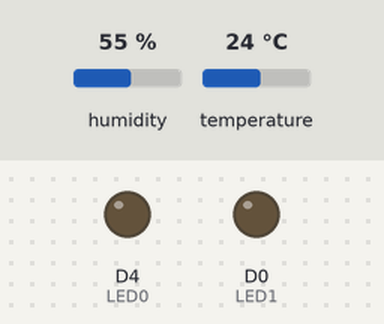
This sketch was run on a simulated ESP8266 (NodeMCU). Shown: output pins drawn as LEDs (lit = HIGH). The test bench sets the inputs (shaded band); at power-on: humidity 55 %, temperature 24 °C. WiFi joins after 1.5 s; servers stay silent unless stated; what the sketch prints to the serial monitor is not drawn.

Above: at 0.1 s.
At 4.8 s:
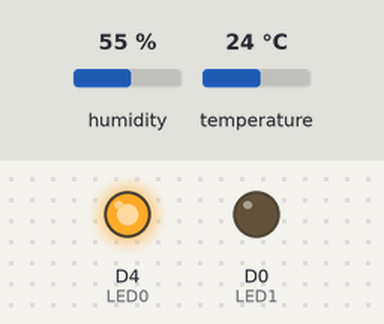
Timing chart, 0 to 6.5 s (numbered marks = the images above):
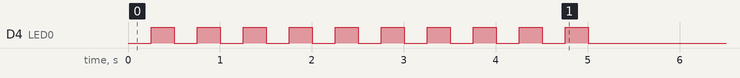

The sketch:

cliente_01_02.ino
```cpp
//------------------------------------------------------------------------------------
// Libraries Needed For This Project
//------------------------------------------------------------------------------------
  #include <EEPROM.h>         // To Be Able To Store & Read Data Between Power Off
  #include <ESP8266WiFi.h>    // The Basic Function Of The ESP NOD MCU
  #include <DHT.h>

//------------------------------------------------------------------------------------
// Defining I/O Pins
//------------------------------------------------------------------------------------
  #define       LED0      2         // WIFI Module LED
  #define       LED1      D0        // Indicate Connectivity With Client #1
  #define       BUTTON    D1        // Connectivity ReInitiate Button
  #define       DHTPIN    D3
  #define       DHTTYPE   DHT22 //selecionar o tipo de sensor

  DHT dht(DHTPIN,DHTTYPE);
//------------------------------------------------------------------------------------
// BUTTON Variables
//------------------------------------------------------------------------------------
  int           ButtonState;
  int           LastButtonState   = LOW;
  int           LastDebounceTime  = 0;
  int           DebounceDelay     = 50;
  const String  ClientType       = "Cliente";

//------------------------------------------------------------------------------------
// LED Delay Variables
//------------------------------------------------------------------------------------
  float         temperatura;
  float         umidade;
  int           LEDState          = LOW;
  unsigned long CurrMillis        = 0;
  unsigned long PrevMillis        = 0;
  unsigned long Interval          = 1000;
  bool primeiraLeitura = true;
  String cliente;
  String temp;
//------------------------------------------------------------------------------------
// WIFI Authentication Variables
//------------------------------------------------------------------------------------
/* This Client Is Going To Connect To A WIFI Server Access Point
 * So You Have To Specify Server WIFI SSID & Password In The Code Not Here
 * Please See The Function Below Name (WiFi.Begin)
 * If WIFI dont need Any password Then WiFi.begin("SSIDNAME")
 * If WIFI needs a Password Then WiFi.begin("SSIDNAME", "PASSWORD")
 */
   char* ESPssid = "FVMLearning";            // Wifi Name
   char* ESPpassword = "";        // Wifi Password

//------------------------------------------------------------------------------------
// WIFI Module Role & Port
//------------------------------------------------------------------------------------
/* This WIFI Module Code Works As A Client
 * That Will Connect To A Server WIFI Modul With (IP ADDress 192.168.4.1)
 */
  int             ESPServerPort  = 9001;
  IPAddress       ESPServer(192,168,4,1);
  WiFiClient      ESPClient;
//====================================================================================

  int getMinimumSamplingPeriod() {
    return 2000;
  }
  void setup()
  {
    // Setting The Serial Port ----------------------------------------------
    Serial.begin(115200);           // Computer Communication

    // Setting The Mode Of Pins ---------------------------------------------
    pinMode(LED0, OUTPUT);          // WIFI OnBoard LED Light
    pinMode(LED1, OUTPUT);          // Indicator For Client #1 Connectivity
    pinMode(BUTTON, INPUT_PULLUP);  // Initiate Connectivity
    digitalWrite(LED0, !LOW);       // Turn WiFi LED Off

    // Print Message Of I/O Setting Progress --------------------------------
    Serial.println("\nI/O Pins Modes Set .... Done");

    // Starting To Connect --------------------------------------------------
    if(WiFi.status() == WL_CONNECTED)
    {
      WiFi.disconnect();
      WiFi.mode(WIFI_OFF);
      delay(50);
    }

    /* in this part it should load the ssid and password
     * from eeprom they try to connect using them */

    WiFi.mode(WIFI_STA);                // To Avoid Broadcasting An SSID
    WiFi.begin("FVMLearning", "");      // The SSID That We Want To Connect To

    // Printing Message For User That Connetion Is On Process ---------------
    Serial.println("!--- Connecting To " + WiFi.SSID() + " ---!");

    // WiFi Connectivity ----------------------------------------------------
    CheckWiFiConnectivity();        // Checking For Connection

    // Stop Blinking To Indicate Connected ----------------------------------
    digitalWrite(LED0, !HIGH);
    Serial.println("!-- Client Device Connected --!");

    // Printing IP Address --------------------------------------------------
    Serial.println("Connected To      : " + String(WiFi.SSID()));
    Serial.println("Signal Strenght   : " + String(WiFi.RSSI()) + " dBm");
    Serial.print  ("Server IP Address : ");
    Serial.println(ESPServer);
    Serial.print  ("Server Port Num   : ");
    Serial.println(ESPServerPort);
    // Printing MAC Address
    Serial.print  ("Device MC Address : ");
    cliente=String(WiFi.macAddress());
    Serial.println(cliente);
    // Printing IP Address
    Serial.print  ("Device IP Address : ");
    Serial.println(WiFi.localIP());

    // Conecting The Device As A Client -------------------------------------
    ESPRequest();
  }

//====================================================================================

  void loop()
  {
    CheckWiFiConnectivity();
    medirTemperaturaUmidade();
    Readdht();

  }

//====================================================================================

  void Readdht()
  {
    // Reading The Button
    /*int reading = digitalRead(BUTTON);

    // If It Doest Match The Previous State
    if(reading != LastButtonState)
    {
      LastDebounceTime = millis();
    }

    // To Iliminate Debounce
    if((millis() - LastDebounceTime) > DebounceDelay)
    {
      if(reading != ButtonState)
      {
        ButtonState = reading;

        if(ButtonState == LOW)
        {
          //temp = 22.3;
          LEDState    = !digitalRead(LED1);
          digitalWrite(LED1, LEDState);*/
          Serial.println   ("<" + ClientType + "-" + LEDState + "> " + "Temperatura: " + temperatura + " Umidade: " + umidade + cliente);
          ESPClient.println(String(temperatura) + " " + String(cliente));
          ESPClient.flush();
        }
      //}
    //}

    // Last Button State Concidered
    //LastButtonState = reading;
  //}

//====================================================================================

  void CheckWiFiConnectivity()
  {
    while(WiFi.status() != WL_CONNECTED)
    {
      for(int i=0; i < 10; i++)
      {
        digitalWrite(LED0, !HIGH);
        delay(250);
        digitalWrite(LED0, !LOW);
        delay(250);
        Serial.print(".");
      }
      Serial.println("");
    }
  }

  void ESPRequest()
  {
    // First Make Sure You Got Disconnected
    ESPClient.stop();

    // If Sucessfully Connected Send Connection Message
    if(ESPClient.connect(ESPServer, ESPServerPort))
    {
      Serial.println    ("<" + ClientType + "- CONNECTED>" + cliente);
      ESPClient.println (cliente);
    }
  }

//====================================================================================
void medirTemperaturaUmidade() {
  if(primeiraLeitura){
     delay(getMinimumSamplingPeriod());
  }
  primeiraLeitura = false;
  umidade = dht.readHumidity();
  temperatura = dht.readTemperature(false);
  Serial.print("Temperatura: ");
  Serial.print(temperatura);
  delay(5000);

}
```
